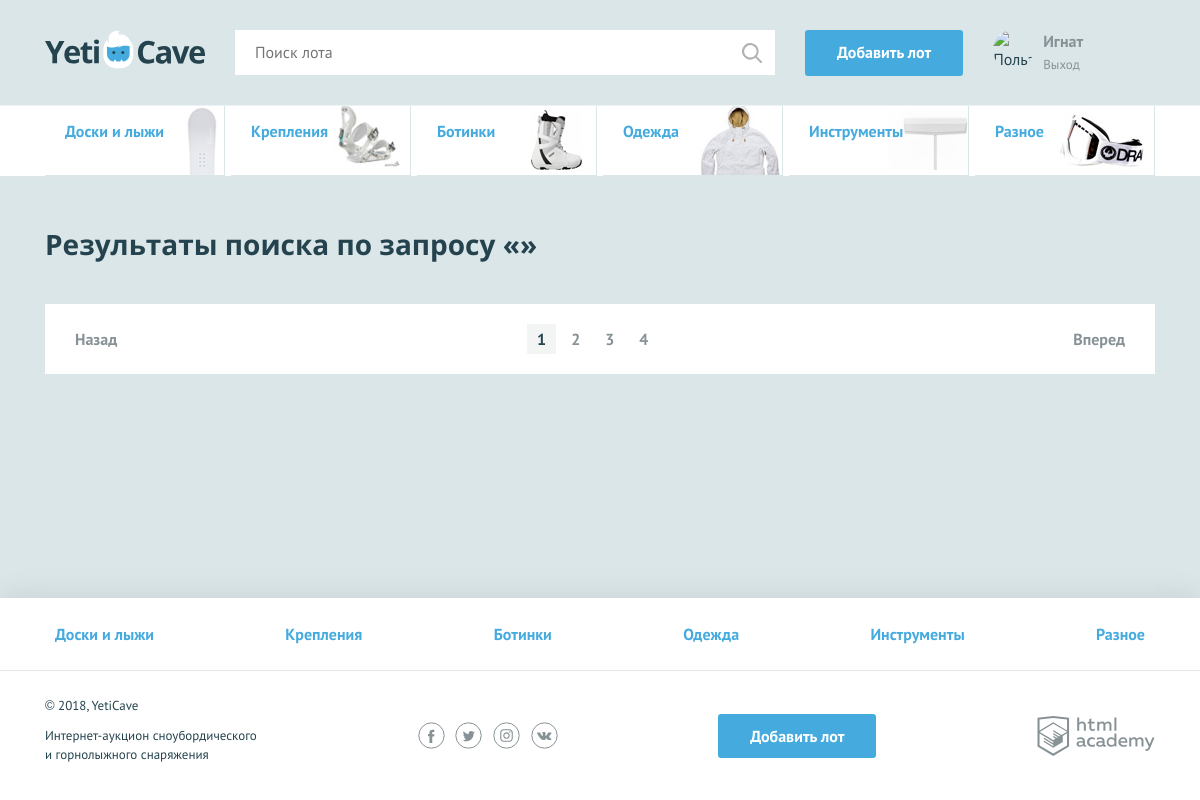
The page /search.php (signed in) on the database its author committed.
### tables this page shows
CREATE TABLE categories (
    id INT AUTO_INCREMENT PRIMARY KEY,
    alias CHAR (128),
    title CHAR (128)
  );

### functions/functions.php (called while the page is built, shortened)
<?php
function include_template($name, $data) {
  $name = 'templates/' . $name;
  extract($data);
  require_once $name;
  return ob_get_clean();
}

### data.php (called while the page is built, shortened)
<?php
if (!empty($_SESSION['user'])) {
	$is_auth = 1;
	$user_name = $_SESSION['user']['name_user'];
	$user_avatar = $_SESSION['user']['avatar'];
} else {
	$is_auth = 0;
}

### templates/search.php (the view, shortened to what this page needs)
<main>
  <nav class="nav">
    <ul class="nav__list container">
      <?php foreach($categories as $category_name): ?>
      <li class="promo__item promo__item--<?= $category_name['alias']?>">
        <a class="promo__link" href="category.php?alias=<?= $category_name['alias']?>"><?= $category_name['title']; ?></a>
      </li>
      <?php endforeach; ?>
    </ul>
  </nav>
  <div class="container">
    <section class="lots">
      <h2>Результаты поиска по запросу «<span><?= $_GET['q']; ?></span>»</h2>
    </section>
    <ul class="pagination-list">
      <li class="pagination-item pagination-item-prev"><a>Назад</a></li>
      <li class="pagination-item pagination-item-active"><a>1</a></li>
      <li class="pagination-item"><a href="#">2</a></li>
      <li class="pagination-item"><a href="#">3</a></li>
      <li class="pagination-item"><a href="#">4</a></li>
      <li class="pagination-item pagination-item-next"><a href="#">Вперед</a></li>
    </ul>
  </div>
</main>

### templates/layout.php (shortened to what this page needs)
<!DOCTYPE html>
<html lang="ru">
<head>
  <link href="css/normalize.min.css" rel="stylesheet">
  <link href="css/style.css" rel="stylesheet">
</head>
<body>
<div class="page-wrapper">
  <header class="main-header">
    <div class="main-header__container container">
      <a class="main-header__logo" href="index.php">
        <img src="img/logo.svg" width="160" height="39" alt="Логотип компании YetiCave">
      </a>
      <form class="main-header__search" method="get" action="search.php">
        <input type="search" name="q" placeholder="Поиск лота">
        <input class="main-header__search-btn" type="submit" name="find" value="Найти">
      </form>
      <a class="main-header__add-lot button" href="add.php">Добавить лот</a>
      <nav class="user-menu">
        <?php if ($is_auth): ?>
          <div class="user-menu__image">
            <img src="img/<?=  !empty($user_avatar) ? $user_avatar : 'user.jpg' ?>" width="40" height="40" alt="Пользователь">
          </div>
          <div class="user-menu__logged">
            <p><?= $user_name; ?></p>
             <a href="logout.php">Выход</a>
          </div>
        <?php endif; ?>
      </nav>
    </div>
  </header>
  <?= $content; ?>
</div>
<footer class="main-footer">
	<nav class="nav">
		<ul class="nav__list container">
			<?php foreach($categories as $category_name):?>
				<li class="nav__item">
					<a href="category.php?alias=<?= $category_name['alias']?>"><?=  $category_name['title']; ?></a>
				</li>
			<?php endforeach; ?>
		</ul>
	</nav>
	<div class="main-footer__bottom container">
		<div class="main-footer__copyright">
			<p>© 2018, YetiCave</p>
			<p>Интернет-аукцион сноубордического и горнолыжного снаряжения</p>
		</div>
		<div class="main-footer__social social">
			<a class="social__link social__link--facebook" href="#">
			</a>
			<a class="social__link social__link--twitter" href="#">
			</a>
			<a class="social__link social__link--instagram" href="#">
			</a>
			<a class="social__link social__link--vkontakte" href="#">
			</a>
		</div>
		<a class="main-footer__add-lot button" href="add.php">Добавить лот</a>
		<div class="main-footer__developed-by">
			<a class="logo-academy" href="https://htmlacademy.ru/intensive/php">
			</a>
		</div>
	</div>
</footer>
</body>
</html>

### rows shown on the page
categories: shows a picture, title "Доски и лыжи"
categories: shows a picture, title "Крепления"
categories: shows a picture, title "Ботинки"
categories: shows a picture, title "Одежда"
categories: shows a picture, title "Инструменты"
categories: shows a picture, title "Разное"

### other values the page prints
$user_name "Игнат"
